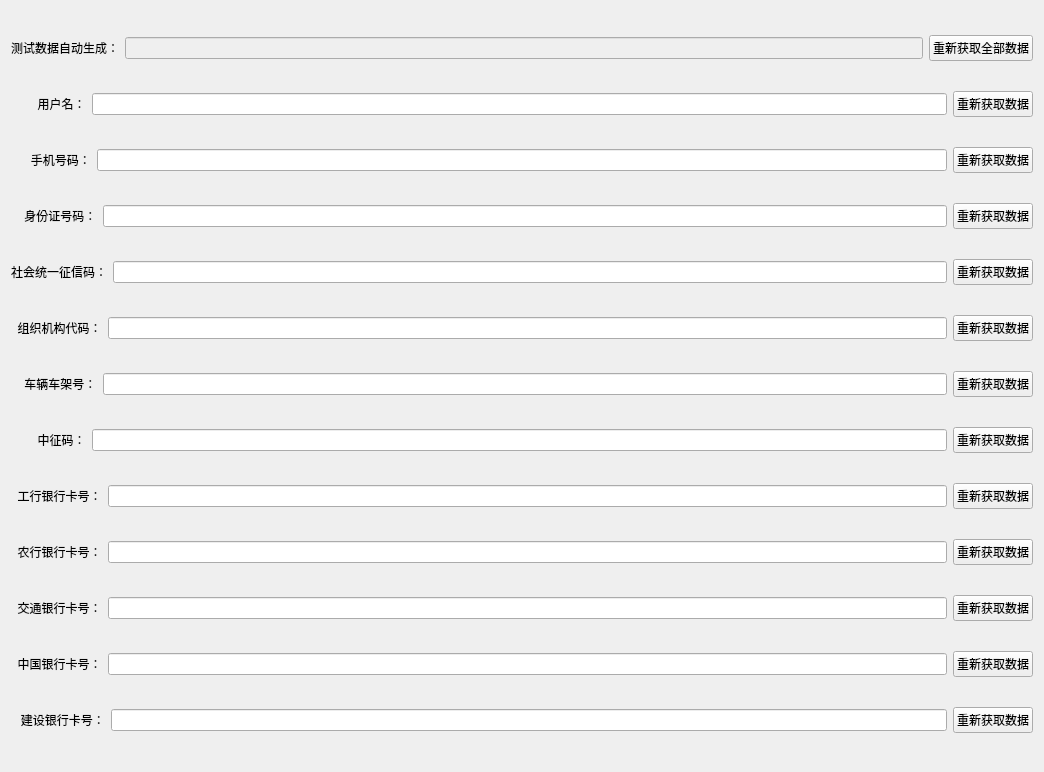
<?xml version="1.0" encoding="UTF-8"?>
<ui version="4.0">
 <class>Form</class>
 <widget class="QWidget" name="Form">
  <property name="geometry">
   <rect>
    <x>0</x>
    <y>0</y>
    <width>1044</width>
    <height>772</height>
   </rect>
  </property>
  <property name="windowTitle">
   <string>Form</string>
  </property>
  <property name="layoutDirection">
   <enum>Qt::LeftToRight</enum>
  </property>
  <layout class="QVBoxLayout" name="verticalLayout">
   <item>
    <layout class="QHBoxLayout" name="horizontalLayout_all">
     <item>
      <widget class="QLabel" name="label_all">
       <property name="text">
        <string>测试数据自动生成：</string>
       </property>
      </widget>
     </item>
     <item>
      <widget class="QLineEdit" name="lineEdit_all">
       <property name="enabled">
        <bool>false</bool>
       </property>
       <property name="inputMask">
        <string/>
       </property>
       <property name="alignment">
        <set>Qt::AlignCenter</set>
       </property>
       <property name="readOnly">
        <bool>false</bool>
       </property>
      </widget>
     </item>
     <item>
      <widget class="QPushButton" name="pushButton_all">
       <property name="text">
        <string>重新获取全部数据</string>
       </property>
      </widget>
     </item>
    </layout>
   </item>
   <item>
    <layout class="QHBoxLayout" name="horizontalLayout_username">
     <item>
      <widget class="QLabel" name="label_username">
       <property name="text">
        <string>        用户名：</string>
       </property>
      </widget>
     </item>
     <item>
      <widget class="QLineEdit" name="lineEdit_username"/>
     </item>
     <item>
      <widget class="QPushButton" name="pushButton_username">
       <property name="text">
        <string>重新获取数据</string>
       </property>
      </widget>
     </item>
    </layout>
   </item>
   <item>
    <layout class="QHBoxLayout" name="horizontalLayout_phone">
     <item>
      <widget class="QLabel" name="label_phone">
       <property name="text">
        <string>      手机号码：</string>
       </property>
      </widget>
     </item>
     <item>
      <widget class="QLineEdit" name="lineEdit_phone"/>
     </item>
     <item>
      <widget class="QPushButton" name="pushButton_phone">
       <property name="text">
        <string>重新获取数据</string>
       </property>
      </widget>
     </item>
    </layout>
   </item>
   <item>
    <layout class="QHBoxLayout" name="horizontalLayout_IDCard">
     <item>
      <widget class="QLabel" name="label_IDCard">
       <property name="text">
        <string>    身份证号码：</string>
       </property>
      </widget>
     </item>
     <item>
      <widget class="QLineEdit" name="lineEdit_IDCard"/>
     </item>
     <item>
      <widget class="QPushButton" name="pushButton_IDCard">
       <property name="text">
        <string>重新获取数据</string>
       </property>
      </widget>
     </item>
    </layout>
   </item>
   <item>
    <layout class="QHBoxLayout" name="horizontalLayout_shtyzxm">
     <item>
      <widget class="QLabel" name="label_shtyzxm">
       <property name="text">
        <string>社会统一征信码：</string>
       </property>
      </widget>
     </item>
     <item>
      <widget class="QLineEdit" name="lineEdit_shtyzxm"/>
     </item>
     <item>
      <widget class="QPushButton" name="pushButton_shtyzxm">
       <property name="text">
        <string>重新获取数据</string>
       </property>
      </widget>
     </item>
    </layout>
   </item>
   <item>
    <layout class="QHBoxLayout" name="horizontalLayout_zzjgdm">
     <item>
      <widget class="QLabel" name="label_zzjgdm">
       <property name="text">
        <string>  组织机构代码：</string>
       </property>
      </widget>
     </item>
     <item>
      <widget class="QLineEdit" name="lineEdit_zzjgdm"/>
     </item>
     <item>
      <widget class="QPushButton" name="pushButton_zzjgdm">
       <property name="text">
        <string>重新获取数据</string>
       </property>
      </widget>
     </item>
    </layout>
   </item>
   <item>
    <layout class="QHBoxLayout" name="horizontalLayout_CJH">
     <item>
      <widget class="QLabel" name="label_CJH">
       <property name="text">
        <string>    车辆车架号：</string>
       </property>
      </widget>
     </item>
     <item>
      <widget class="QLineEdit" name="lineEdit_CJH"/>
     </item>
     <item>
      <widget class="QPushButton" name="pushButton_CJH">
       <property name="text">
        <string>重新获取数据</string>
       </property>
      </widget>
     </item>
    </layout>
   </item>
   <item>
    <layout class="QHBoxLayout" name="horizontalLayout_zzm">
     <item>
      <widget class="QLabel" name="label_zzm">
       <property name="text">
        <string>        中征码：</string>
       </property>
      </widget>
     </item>
     <item>
      <widget class="QLineEdit" name="lineEdit_zzm"/>
     </item>
     <item>
      <widget class="QPushButton" name="pushButton_zzm">
       <property name="text">
        <string>重新获取数据</string>
       </property>
      </widget>
     </item>
    </layout>
   </item>
   <item>
    <layout class="QHBoxLayout" name="horizontalLayout_gonghang">
     <item>
      <widget class="QLabel" name="label_gonghang">
       <property name="text">
        <string>  工行银行卡号：</string>
       </property>
      </widget>
     </item>
     <item>
      <widget class="QLineEdit" name="lineEdit_gonghang"/>
     </item>
     <item>
      <widget class="QPushButton" name="pushButton_gonghang">
       <property name="text">
        <string>重新获取数据</string>
       </property>
      </widget>
     </item>
    </layout>
   </item>
   <item>
    <layout class="QHBoxLayout" name="horizontalLayout_nonghang">
     <item>
      <widget class="QLabel" name="label_nonghang">
       <property name="text">
        <string>  农行银行卡号：</string>
       </property>
      </widget>
     </item>
     <item>
      <widget class="QLineEdit" name="lineEdit_nonghang"/>
     </item>
     <item>
      <widget class="QPushButton" name="pushButton_nonghang">
       <property name="text">
        <string>重新获取数据</string>
       </property>
      </widget>
     </item>
    </layout>
   </item>
   <item>
    <layout class="QHBoxLayout" name="horizontalLayout_jiaohang">
     <item>
      <widget class="QLabel" name="label_jiaohang">
       <property name="text">
        <string>  交通银行卡号：</string>
       </property>
      </widget>
     </item>
     <item>
      <widget class="QLineEdit" name="lineEdit_jiaohang"/>
     </item>
     <item>
      <widget class="QPushButton" name="pushButton_jiaohang">
       <property name="text">
        <string>重新获取数据</string>
       </property>
      </widget>
     </item>
    </layout>
   </item>
   <item>
    <layout class="QHBoxLayout" name="horizontalLayout_zhongguo">
     <item>
      <widget class="QLabel" name="label_zhongguo">
       <property name="text">
        <string>  中国银行卡号：</string>
       </property>
      </widget>
     </item>
     <item>
      <widget class="QLineEdit" name="lineEdit_zhongguo"/>
     </item>
     <item>
      <widget class="QPushButton" name="pushButton_zhongguo">
       <property name="text">
        <string>重新获取数据</string>
       </property>
      </widget>
     </item>
    </layout>
   </item>
   <item>
    <layout class="QHBoxLayout" name="horizontalLayout_jianshe">
     <item>
      <widget class="QLabel" name="label_jianshe">
       <property name="text">
        <string>   建设银行卡号：</string>
       </property>
      </widget>
     </item>
     <item>
      <widget class="QLineEdit" name="lineEdit_jianshe"/>
     </item>
     <item>
      <widget class="QPushButton" name="pushButton_jianshe">
       <property name="text">
        <string>重新获取数据</string>
       </property>
      </widget>
     </item>
    </layout>
   </item>
  </layout>
 </widget>
 <resources/>
 <connections/>
</ui>
